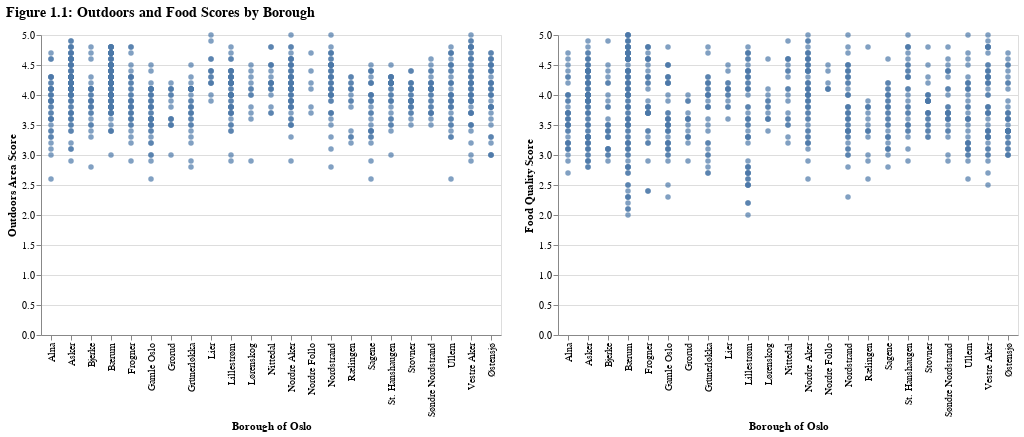

The notebook cell saved with this chart:
### Markdown cell above
# Simple Bivariate plots - Outdoors vs. Food Score

### Code cell
outdoors_geo = alt.Chart(df).mark_circle().encode(
    x = alt.X("Borough of Oslo", title="Borough of Oslo"),
    y = alt.Y("Outdoors_score", title='Outdoors Area Score')
)

food_geo = alt.Chart(df).mark_circle().encode(
    x = alt.X("Borough of Oslo", title="Borough of Oslo"),
    y = alt.Y("Food_score", title='Food Quality Score')
)

# Combine the charts with an overall title
geo = alt.hconcat(outdoors_geo, food_geo).properties(
    title=alt.TitleParams(
        text='Figure 1.1: Outdoors and Food Scores by Borough',
        anchor='start',
        fontSize=14,
        offset=10
    )
)

#chart.save('charts/chart_1.png')

geo

### Figure 1 — Vega-Lite specification as saved in the notebook (floating-point values rounded to 4 significant figures; data arrays with more than 128 entries replaced by an {"elided": "..."} marker saying what was removed)
{"config": {"view": {"continuousWidth": 300, "continuousHeight": 300}}, "hconcat": [{"mark": {"type": "circle"}, "encoding": {"x": {"field": "Borough of Oslo", "title": "Borough of Oslo", "type": "nominal"}, "y": {"field": "Outdoors_score", "title": "Outdoors Area Score", "type": "quantitative"}}}, {"mark": {"type": "circle"}, "encoding": {"x": {"field": "Borough of Oslo", "title": "Borough of Oslo", "type": "nominal"}, "y": {"field": "Food_score", "title": "Food Quality Score", "type": "quantitative"}}}], "data": {"name": "data-6b7202e6e7e8b0ce1d46cb3207083d53"}, "title": {"text": "Figure 1.1: Outdoors and Food Scores by Borough", "anchor": "start", "fontSize": 14, "offset": 10}, "$schema": "https://vega.github.io/schema/vega-lite/v5.17.0.json", "datasets": {"data-6b7202e6e7e8b0ce1d46cb3207083d53": {"elided": "844 records"}}}
